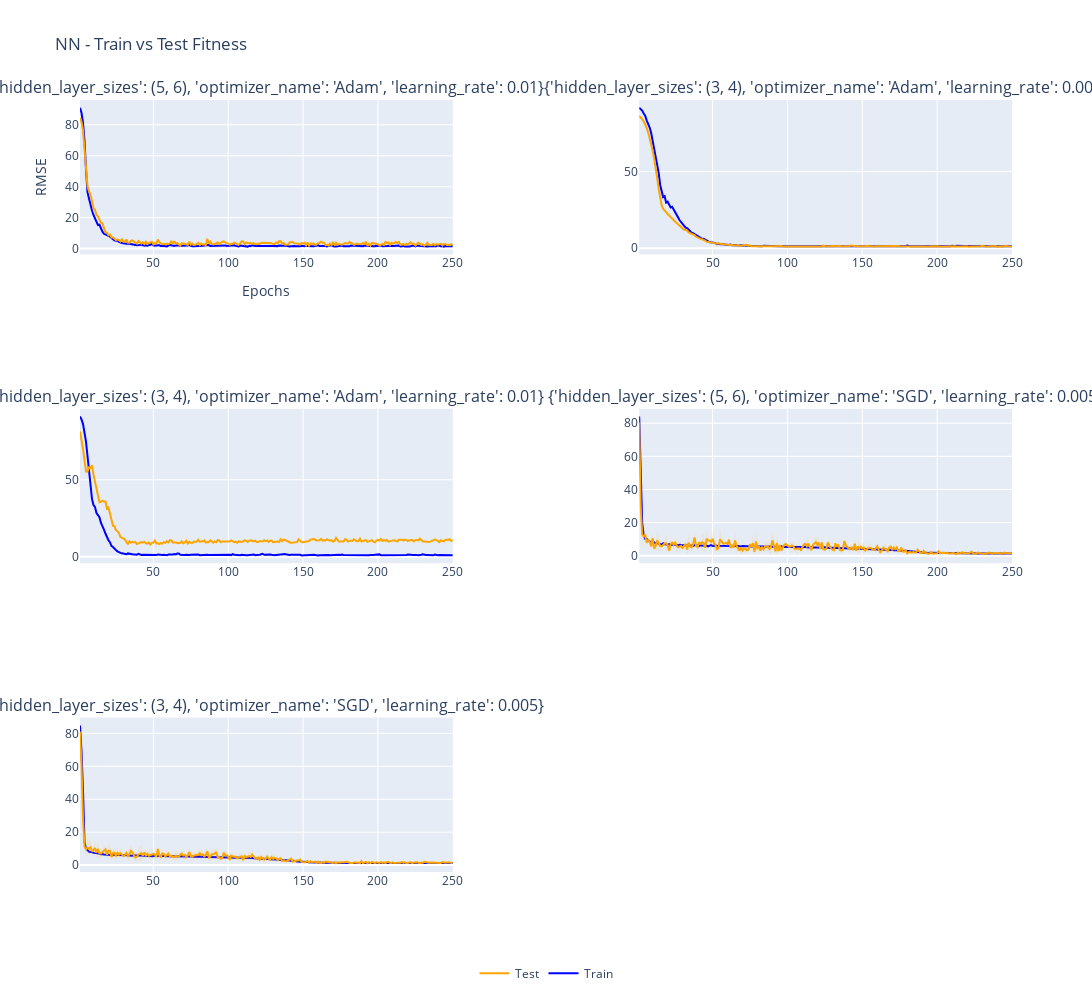

Notebook code for this chart:
### Markdown cell above
### Brief Discussion on Overfitting and Early Convergence

- **Good overall generalization:**  
  For most outer folds, the training and test loss curves track closely, indicating the model is generalizing well with minimal overfitting. The exception is an outer fold, where a clear gap between training and test performance suggests some overfitting (hiden_layer_sizes=(3,4), 'Adam' optimizer and learning rate=0.01)

- **Rapid convergence in some folds:**  
    Several folds exhibit a steep drop in loss during the initial epochs, giving the impression of an early plateau. However, a closer look reveals a small but consistent decrease in loss at each subsequent iteration, which ultimately drives both training and test errors to near-zero by the end of training.

### Code cell
fit_or_size_per_comb(k_outer,MODEL_NAME)

### Figure 1 — Plotly figure (JSON) as saved in the notebook; plotly's stock layout.template omitted (floating-point values rounded to 4 significant figures; data arrays with more than 128 entries replaced by an {"elided": "..."} marker saying what was removed)
{"data": [{"line": {"color": "blue"}, "mode": "lines", "name": "Train", "showlegend": true, "type": "scatter", "x": {"elided": "250 int values"}, "xaxis": "x", "y": {"elided": "250 float values"}, "yaxis": "y"}, {"line": {"width": 0}, "mode": "lines", "name": "+1 std Train", "showlegend": false, "type": "scatter", "x": {"elided": "250 int values"}, "xaxis": "x", "y": {"elided": "250 null values"}, "yaxis": "y"}, {"fill": "tonexty", "fillcolor": "rgba(0,0,255,0.1)", "line": {"width": 0}, "mode": "lines", "name": "-1 std Train", "showlegend": false, "type": "scatter", "x": {"elided": "250 int values"}, "xaxis": "x", "y": {"elided": "250 null values"}, "yaxis": "y"}, {"line": {"color": "orange"}, "mode": "lines", "name": "Test", "showlegend": true, "type": "scatter", "x": {"elided": "250 int values"}, "xaxis": "x", "y": {"elided": "250 float values"}, "yaxis": "y"}, {"line": {"width": 0}, "mode": "lines", "name": "+1 std Val", "showlegend": false, "type": "scatter", "x": {"elided": "250 int values"}, "xaxis": "x", "y": {"elided": "250 null values"}, "yaxis": "y"}, {"fill": "tonexty", "fillcolor": "rgba(255,165,0,0.1)", "line": {"width": 0}, "mode": "lines", "name": "-1 std Val", "showlegend": false, "type": "scatter", "x": {"elided": "250 int values"}, "xaxis": "x", "y": {"elided": "250 null values"}, "yaxis": "y"}, {"line": {"color": "blue"}, "mode": "lines", "name": "Train", "showlegend": false, "type": "scatter", "x": {"elided": "250 int values"}, "xaxis": "x2", "y": {"elided": "250 float values"}, "yaxis": "y2"}, {"line": {"width": 0}, "mode": "lines", "name": "+1 std Train", "showlegend": false, "type": "scatter", "x": {"elided": "250 int values"}, "xaxis": "x2", "y": {"elided": "250 null values"}, "yaxis": "y2"}, {"fill": "tonexty", "fillcolor": "rgba(0,0,255,0.1)", "line": {"width": 0}, "mode": "lines", "name": "-1 std Train", "showlegend": false, "type": "scatter", "x": {"elided": "250 int values"}, "xaxis": "x2", "y": {"elided": "250 null values"}, "yaxis": "y2"}, {"line": {"color": "orange"}, "mode": "lines", "name": "Test", "showlegend": false, "type": "scatter", "x": {"elided": "250 int values"}, "xaxis": "x2", "y": {"elided": "250 float values"}, "yaxis": "y2"}, {"line": {"width": 0}, "mode": "lines", "name": "+1 std Val", "showlegend": false, "type": "scatter", "x": {"elided": "250 int values"}, "xaxis": "x2", "y": {"elided": "250 null values"}, "yaxis": "y2"}, {"fill": "tonexty", "fillcolor": "rgba(255,165,0,0.1)", "line": {"width": 0}, "mode": "lines", "name": "-1 std Val", "showlegend": false, "type": "scatter", "x": {"elided": "250 int values"}, "xaxis": "x2", "y": {"elided": "250 null values"}, "yaxis": "y2"}, {"line": {"color": "blue"}, "mode": "lines", "name": "Train", "showlegend": false, "type": "scatter", "x": {"elided": "250 int values"}, "xaxis": "x3", "y": {"elided": "250 float values"}, "yaxis": "y3"}, {"line": {"width": 0}, "mode": "lines", "name": "+1 std Train", "showlegend": false, "type": "scatter", "x": {"elided": "250 int values"}, "xaxis": "x3", "y": {"elided": "250 null values"}, "yaxis": "y3"}, {"fill": "tonexty", "fillcolor": "rgba(0,0,255,0.1)", "line": {"width": 0}, "mode": "lines", "name": "-1 std Train", "showlegend": false, "type": "scatter", "x": {"elided": "250 int values"}, "xaxis": "x3", "y": {"elided": "250 null values"}, "yaxis": "y3"}, {"line": {"color": "orange"}, "mode": "lines", "name": "Test", "showlegend": false, "type": "scatter", "x": {"elided": "250 int values"}, "xaxis": "x3", "y": {"elided": "250 float values"}, "yaxis": "y3"}, {"line": {"width": 0}, "mode": "lines", "name": "+1 std Val", "showlegend": false, "type": "scatter", "x": {"elided": "250 int values"}, "xaxis": "x3", "y": {"elided": "250 null values"}, "yaxis": "y3"}, {"fill": "tonexty", "fillcolor": "rgba(255,165,0,0.1)", "line": {"width": 0}, "mode": "lines", "name": "-1 std Val", "showlegend": false, "type": "scatter", "x": {"elided": "250 int values"}, "xaxis": "x3", "y": {"elided": "250 null values"}, "yaxis": "y3"}, {"line": {"color": "blue"}, "mode": "lines", "name": "Train", "showlegend": false, "type": "scatter", "x": {"elided": "250 int values"}, "xaxis": "x4", "y": {"elided": "250 float values"}, "yaxis": "y4"}, {"line": {"width": 0}, "mode": "lines", "name": "+1 std Train", "showlegend": false, "type": "scatter", "x": {"elided": "250 int values"}, "xaxis": "x4", "y": {"elided": "250 float values"}, "yaxis": "y4"}, {"fill": "tonexty", "fillcolor": "rgba(0,0,255,0.1)", "line": {"width": 0}, "mode": "lines", "name": "-1 std Train", "showlegend": false, "type": "scatter", "x": {"elided": "250 int values"}, "xaxis": "x4", "y": {"elided": "250 float values"}, "yaxis": "y4"}, {"line": {"color": "orange"}, "mode": "lines", "name": "Test", "showlegend": false, "type": "scatter", "x": {"elided": "250 int values"}, "xaxis": "x4", "y": {"elided": "250 float values"}, "yaxis": "y4"}, {"line": {"width": 0}, "mode": "lines", "name": "+1 std Val", "showlegend": false, "type": "scatter", "x": {"elided": "250 int values"}, "xaxis": "x4", "y": {"elided": "250 float values"}, "yaxis": "y4"}, {"fill": "tonexty", "fillcolor": "rgba(255,165,0,0.1)", "line": {"width": 0}, "mode": "lines", "name": "-1 std Val", "showlegend": false, "type": "scatter", "x": {"elided": "250 int values"}, "xaxis": "x4", "y": {"elided": "250 float values"}, "yaxis": "y4"}, {"line": {"color": "blue"}, "mode": "lines", "name": "Train", "showlegend": false, "type": "scatter", "x": {"elided": "250 int values"}, "xaxis": "x5", "y": {"elided": "250 float values"}, "yaxis": "y5"}, {"line": {"width": 0}, "mode": "lines", "name": "+1 std Train", "showlegend": false, "type": "scatter", "x": {"elided": "250 int values"}, "xaxis": "x5", "y": {"elided": "250 float values"}, "yaxis": "y5"}, {"fill": "tonexty", "fillcolor": "rgba(0,0,255,0.1)", "line": {"width": 0}, "mode": "lines", "name": "-1 std Train", "showlegend": false, "type": "scatter", "x": {"elided": "250 int values"}, "xaxis": "x5", "y": {"elided": "250 float values"}, "yaxis": "y5"}, {"line": {"color": "orange"}, "mode": "lines", "name": "Test", "showlegend": false, "type": "scatter", "x": {"elided": "250 int values"}, "xaxis": "x5", "y": {"elided": "250 float values"}, "yaxis": "y5"}, {"line": {"width": 0}, "mode": "lines", "name": "+1 std Val", "showlegend": false, "type": "scatter", "x": {"elided": "250 int values"}, "xaxis": "x5", "y": {"elided": "250 float values"}, "yaxis": "y5"}, {"fill": "tonexty", "fillcolor": "rgba(255,165,0,0.1)", "line": {"width": 0}, "mode": "lines", "name": "-1 std Val", "showlegend": false, "type": "scatter", "x": {"elided": "250 int values"}, "xaxis": "x5", "y": {"elided": "250 float values"}, "yaxis": "y5"}], "layout": {"annotations": [{"font": {"size": 16}, "showarrow": false, "text": "{'hidden_layer_sizes': (5, 6), 'optimizer_name': 'Adam', 'learning_rate': 0.01}", "x": 0.2, "xanchor": "center", "xref": "paper", "y": 1, "yanchor": "bottom", "yref": "paper"}, {"font": {"size": 16}, "showarrow": false, "text": "{'hidden_layer_sizes': (3, 4), 'optimizer_name': 'Adam', 'learning_rate': 0.005}", "x": 0.8, "xanchor": "center", "xref": "paper", "y": 1, "yanchor": "bottom", "yref": "paper"}, {"font": {"size": 16}, "showarrow": false, "text": "{'hidden_layer_sizes': (3, 4), 'optimizer_name': 'Adam', 'learning_rate': 0.01}", "x": 0.2, "xanchor": "center", "xref": "paper", "y": 0.6, "yanchor": "bottom", "yref": "paper"}, {"font": {"size": 16}, "showarrow": false, "text": "{'hidden_layer_sizes': (5, 6), 'optimizer_name': 'SGD', 'learning_rate': 0.005}", "x": 0.8, "xanchor": "center", "xref": "paper", "y": 0.6, "yanchor": "bottom", "yref": "paper"}, {"font": {"size": 16}, "showarrow": false, "text": "{'hidden_layer_sizes': (3, 4), 'optimizer_name': 'SGD', 'learning_rate': 0.005}", "x": 0.2, "xanchor": "center", "xref": "paper", "y": 0.2, "yanchor": "bottom", "yref": "paper"}], "height": 1000, "legend": {"orientation": "h", "x": 0.5, "xanchor": "center", "y": -0.15, "yanchor": "bottom"}, "title": {"text": "NN - Train vs Test Fitness"}, "width": 1600, "xaxis": {"anchor": "y", "domain": [0, 0.4], "title": {"text": "Epochs"}}, "xaxis2": {"anchor": "y2", "domain": [0.6, 1]}, "xaxis3": {"anchor": "y3", "domain": [0, 0.4]}, "xaxis4": {"anchor": "y4", "domain": [0.6, 1]}, "xaxis5": {"anchor": "y5", "domain": [0, 0.4]}, "xaxis6": {"anchor": "y6", "domain": [0.6, 1]}, "yaxis": {"anchor": "x", "domain": [0.8, 1], "range": [0, null], "title": {"text": "RMSE"}}, "yaxis2": {"anchor": "x2", "domain": [0.8, 1], "range": [0, null]}, "yaxis3": {"anchor": "x3", "domain": [0.4, 0.6], "range": [0, null]}, "yaxis4": {"anchor": "x4", "domain": [0.4, 0.6], "range": [0, null]}, "yaxis5": {"anchor": "x5", "domain": [0, 0.2], "range": [0, null]}, "yaxis6": {"anchor": "x6", "domain": [0, 0.2], "range": [0, null]}}}
